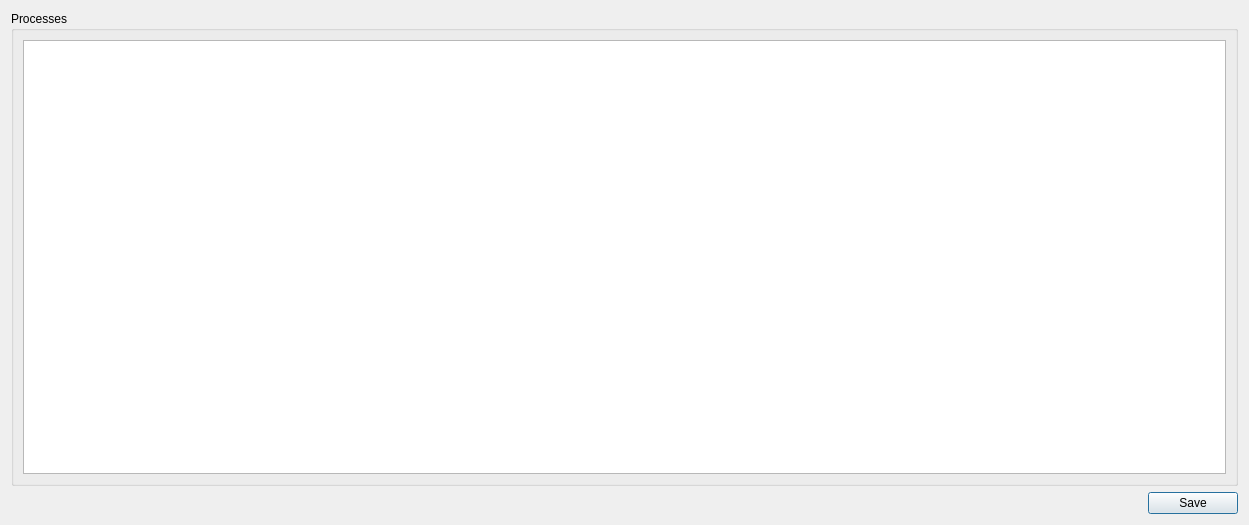
<?xml version="1.0" encoding="UTF-8"?>
<ui version="4.0">
 <class>ProcessesManagerDialog</class>
 <widget class="QDialog" name="ProcessesManagerDialog">
  <property name="geometry">
   <rect>
    <x>0</x>
    <y>0</y>
    <width>1249</width>
    <height>525</height>
   </rect>
  </property>
  <property name="windowTitle">
   <string>Processes Manager</string>
  </property>
  <layout class="QGridLayout" name="gridLayout_2">
   <item row="0" column="0">
    <widget class="QGroupBox" name="groupBox">
     <property name="title">
      <string>Processes</string>
     </property>
     <layout class="QGridLayout" name="gridLayout">
      <item row="0" column="0">
       <widget class="QTableWidget" name="tableWidget"/>
      </item>
     </layout>
    </widget>
   </item>
   <item row="1" column="0">
    <layout class="QHBoxLayout" name="horizontalLayout_2">
     <item>
      <spacer name="horizontalSpacer_4">
       <property name="orientation">
        <enum>Qt::Horizontal</enum>
       </property>
       <property name="sizeHint" stdset="0">
        <size>
         <width>818</width>
         <height>20</height>
        </size>
       </property>
      </spacer>
     </item>
     <item>
      <widget class="QPushButton" name="savePushButton">
       <property name="minimumSize">
        <size>
         <width>90</width>
         <height>0</height>
        </size>
       </property>
       <property name="maximumSize">
        <size>
         <width>90</width>
         <height>16777215</height>
        </size>
       </property>
       <property name="text">
        <string>Save</string>
       </property>
      </widget>
     </item>
    </layout>
   </item>
  </layout>
 </widget>
 <resources/>
 <connections/>
</ui>
